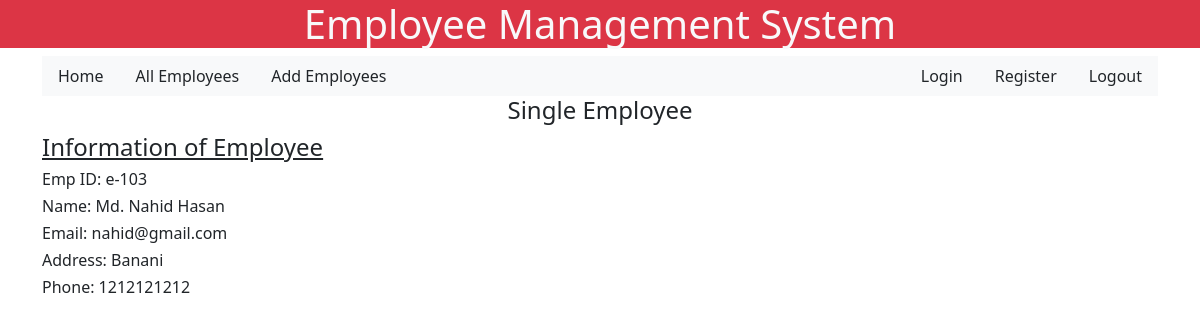
The page /singleemployee/3 on the database its author committed.
### employee/models.py (models this page shows)
class Employee(models.Model):
    empID = models.CharField(max_length = 100)
    empName = models.CharField(max_length = 50)
    empEmail = models.CharField(max_length = 50)
    empAddress = models.CharField(max_length = 50)
    empPhone = models.CharField(max_length = 50)

### employee/views.py (the view)
# urls.py: path("singleemployee/<int:empid>", views.singleemployee, name="singleemployee"),
def singleemployee(request, empid):
    e = Employee.objects.get(pk = empid)
    return render(request, "employee/singleemployee.html", {"emp" : e})

### employee/templates/employee/singleemployee.html
{% extends "base.html" %}
{% block content %}
<h4 class="text-center">Single Employee</h4>
<div class="container-card">
    <h4 class="text-decoration-underline">Information of Employee </h4>
    <h6>Emp ID: {{ emp.empID}}</h6>
    <h6>Name: {{ emp.empName }}</h6>
    <h6>Email: {{ emp.empEmail }}</h6>
    <h6>Address: {{ emp.empAddress }}</h6>
    <h6>Phone: {{ emp.empPhone }}</h6>
</div>
{% endblock content %}

### rows shown on the page
Employee: empID "e-103", empName "Md. Nahid Hasan", empEmail "nahid@gmail.com", empAddress "Banani", empPhone "1212121212"
